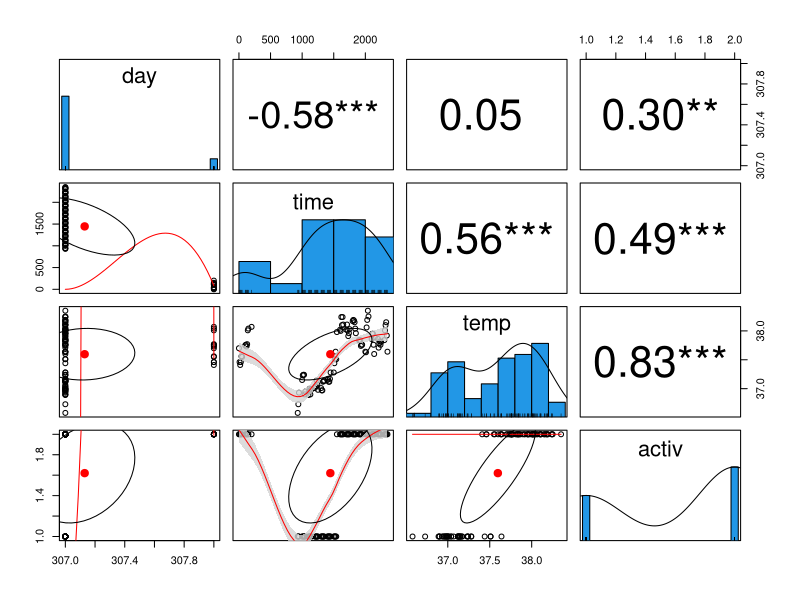
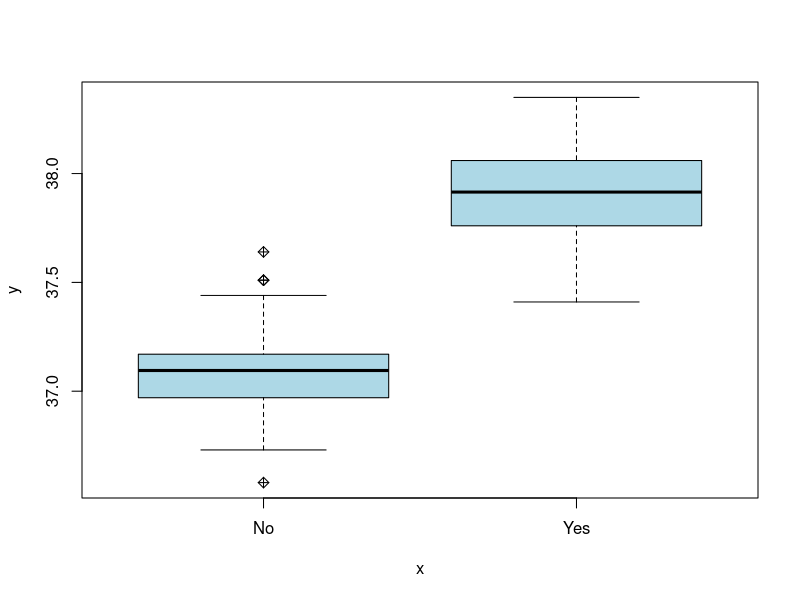
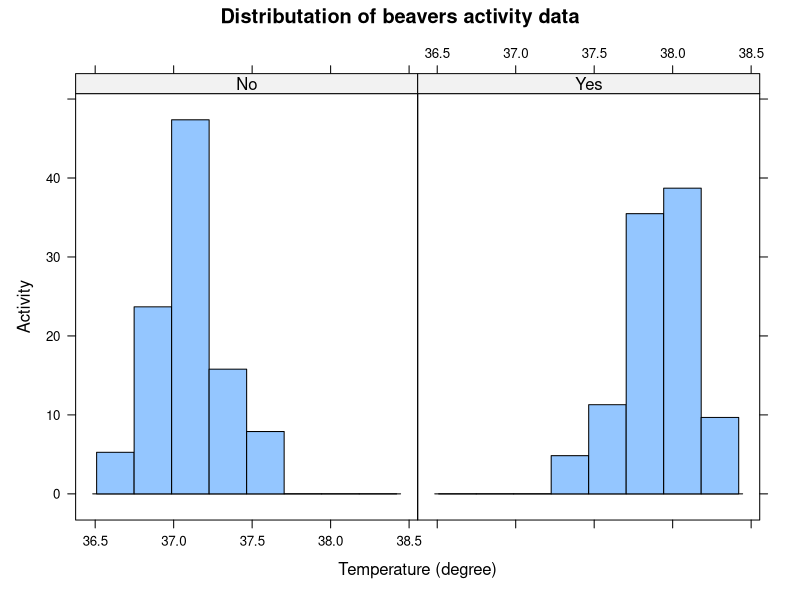
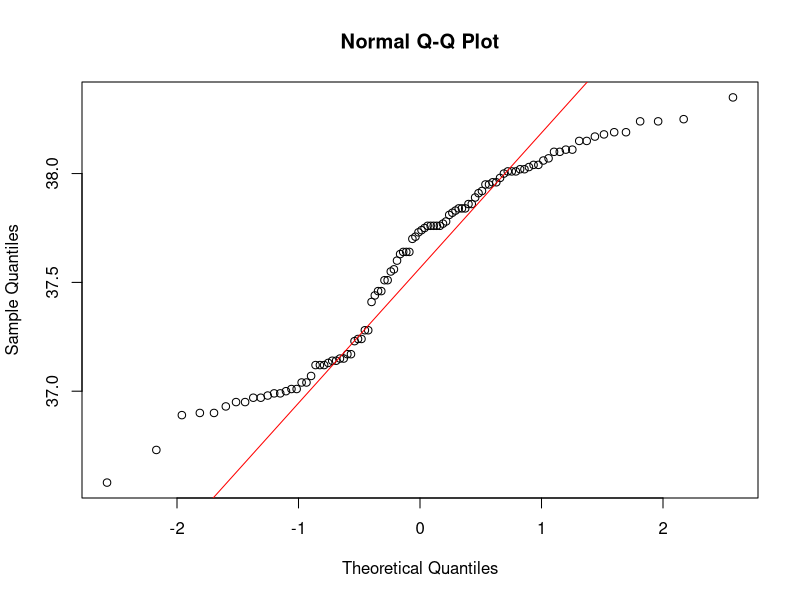
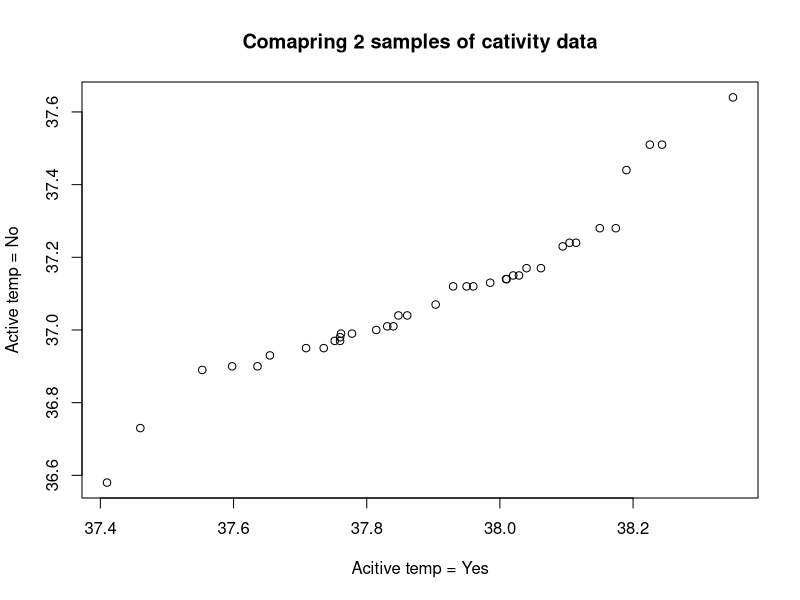
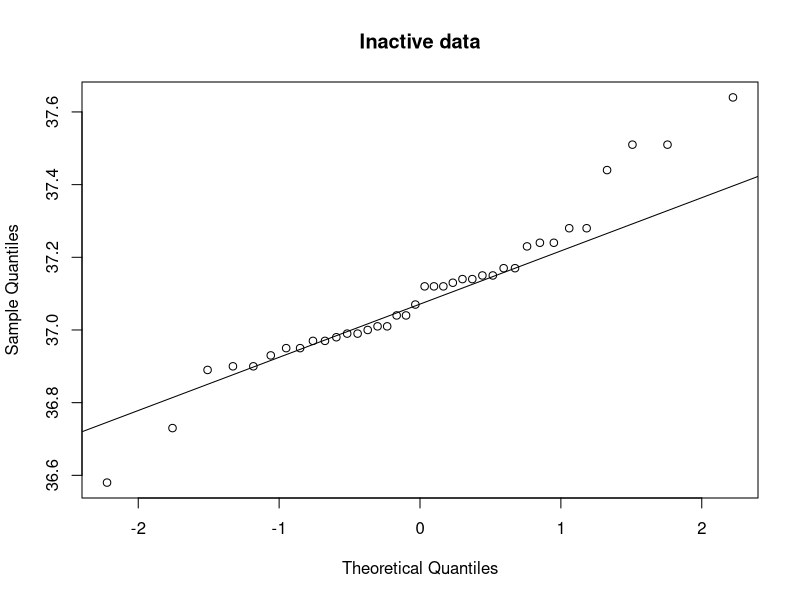

Write the R code that produced these figures, in order.
# use statistical methods to examine 
# the relationship between our variables of interest

# beavers dataset
# contains the body temp of 4 beavers captured every 10 mins
# over a day
# We want to examne difference in average body temp
# to evaluate whether body temp effected by activity

#H0: mean beaver temperature is not affected by activity
#H1: mean beaver temperature is affected by activity

?beavers
str(beaver2)

# vars we will need
# we will evaluate beaver temp and activity

# temp = continuous variable
# activity = categorical dichotomos variable


# Copy the data into dataframe
beavers_data <- beaver2
str(beavers_data)
head(beavers_data)

# convert the activ variable to a categorical dichotomous variable
beavers_data$activ <- factor(beavers_data$activ, labels = c("No", "Yes")) 
str(beavers_data)

install.packages("psych")
library(psych)

pairs.panels(beavers_data,
             smooth = TRUE, # If TRUE, draws loess smooths
             scale = FALSE, # If TRUE, scales the correlation text font    
             density = TRUE, # If TRUE, adds density plots and histograms    
             ellipses = TRUE, # If TRUE, draws ellipses    
             method = "spearman",# Correlation method (also "pearson" or "kendall")    
             pch = 21, # pch symbol    
             lm = FALSE, # If TRUE, plots linear fit rather than the LOESS (smoothed) fit    
             cor = TRUE, # If TRUE, reports correlations    
             jiggle = FALSE, # If TRUE, data points are jittered    
             factor = 2, # Jittering factor    
             hist.col = 4, # Histograms color    
             stars = TRUE, # If TRUE, adds significance level with stars    
             ci = TRUE) # If TRUE, adds confidence intervals   


#Q2

attach(beavers_data)
plot(activ, temp, pch = 9, col= "lightblue")
# We can split the dictomous var into 2
#and then examine the data

library("lattice")
#
histogram(~temp | activ,
          data = beavers_data,
          main = "Distributation of beavers activity data",
          xlab = "Temperature (degree)" ,ylab = "Activity")
#Visual analysis seems to indicate the data normally distributed
#Summarize the
tapply(temp, activ, median)

#Quantile-quantile plot (Q-Q plot) allows us to check
#if the data is normally distributed or not 

#Is temp normally distributed?
qqnorm(temp)
# Add line that represents normal distribution
qqline(temp, col = "red")

# Temp appears not to be normally distributed

with(beavers_data, 
     qqplot(temp[activ == "Yes"], 
            temp[activ == "No"], 
            main = "Comapring 2 samples of cativity data", 
            xlab = "Acitive temp = Yes", 
            ylab = "Active temp = No"))
#We can add normality line to the plot
# to help evaluate normality
with(beavers_data, {
  qqnorm(temp[activ == "No"],
         main = "Inactive data")
  qqline(temp[activ == "No"])
})

#Formal test of normality
#Shapiro-Wilks test
#p-Value tells us the cahnes that the sample
#comes form a normal distribution
#if p>0.05 = normally distributed
normality_test <- shapiro.test(beavers_data$temp)
normality_test$p.value
# p-value = 7.763623e-05

# This test doesnt work on dicotomous variable
with(beavers_data, tapply(temp, activ, shapiro.test))

#Result show
# No = p-value = 0.1231 >0.05 normally distributed
# Yes = p-value = 0.5583  0.05 normally distributed
# temp = not normally distributed

# After consulting  the chart, I am amining
# a dependent variable (temp)
# with an independent categorical var (activ)
# format wilcox.test (dependent ~ independent)
wilcox.test(temp~activ)
# cut off = 0.05
#p_value < = 2.2e-16 (2.2 power)

#p-value < 0.05 so this indicates the NULL (H0) hypothesis rejected.
# Therefore this indicates that beaver body temperature
# is affected by activity (p = 2.2e-16)
